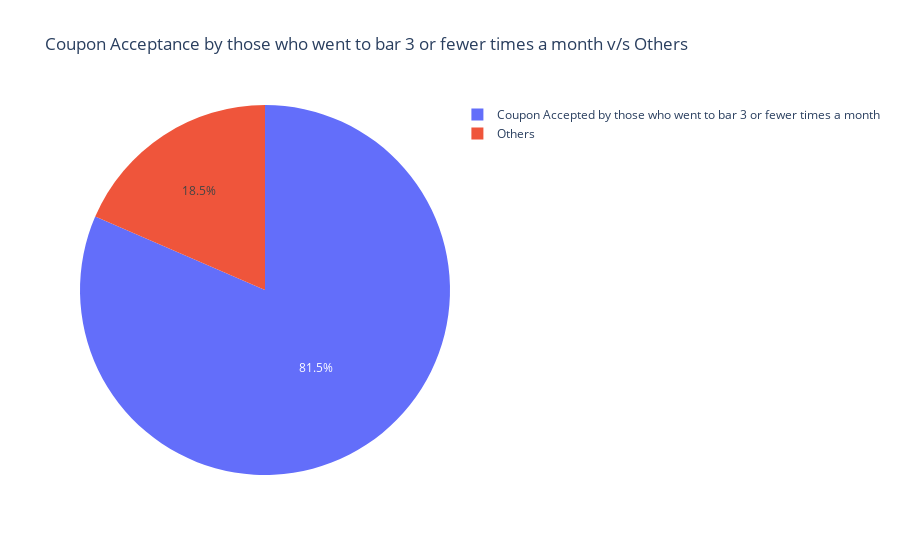

Write notebook code for a chart like this one.
### Markdown cell above
#### <span style='color:red'>Answer: Acceptance rate of those who went to a bar 3 or fewer times a month was almost 4 times higher than those who went more</span>

### Code cell
# Create a Dataframe for Accepted bar coupons
data_bar_accept_coupons = data_bar_coupons[data_bar_coupons["Y"]== 1]
#Create a Dataframe for the accepted coupons by ones that went 3 or fewer times to the bar
data_bar_accept_lt_3 = data_bar_accept_coupons.query('Bar in["1~3","less1","never"]')  
#Create a Dataframe for the proportion of accepted coupons by ones that went 3 or fewer times to the bard and Others
data_bar_accept_lt_3_prop = pd.DataFrame({'Proportion':[len(data_bar_accept_lt_3)/len(data_bar_accept_coupons), (len(data_bar_accept_coupons)-len(data_bar_accept_lt_3))/len(data_bar_accept_coupons)],
                                                   'Category':["Coupon Accepted by those who went to bar 3 or fewer times a month ","Others"]})
fig = px.pie(data_bar_accept_lt_3_prop, values='Proportion',names='Category', title='Coupon Acceptance by those who went to bar 3 or fewer times a month v/s Others')
fig.show()

### Figure 1 — Plotly figure (JSON) as saved in the notebook; plotly's stock layout.template omitted (floating-point values rounded to 4 significant figures)
{"data": [{"domain": {"x": [0, 1], "y": [0, 1]}, "hovertemplate": "Category=%{label}<br>Proportion=%{value}<extra></extra>", "labels": ["Coupon Accepted by those who went to bar 3 or fewer times a month ", "Others"], "legendgroup": "", "name": "", "showlegend": true, "type": "pie", "values": [0.815, 0.185]}], "layout": {"legend": {"tracegroupgap": 0}, "title": {"text": "Coupon Acceptance by those who went to bar 3 or fewer times a month v/s Others"}}}
